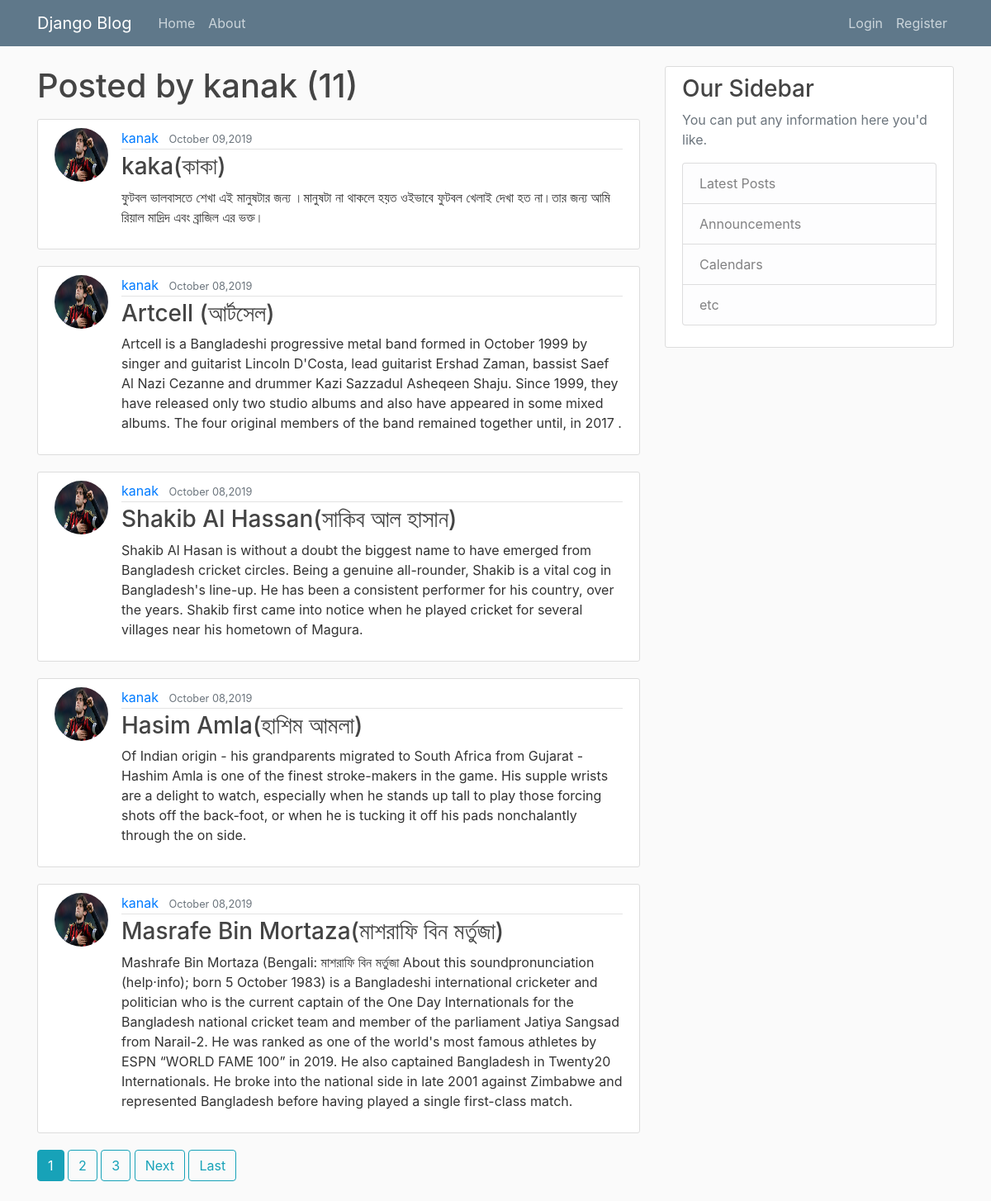
The page /user/kanak on the database its author committed.
### blog/models.py (models this page shows, shortened)
class Post(models.Model):
    title=models.CharField(max_length=50)
    content=models.TextField()
    date_posted=models.DateTimeField(default=timezone.now)
    author=models.ForeignKey(User,on_delete=models.CASCADE)

### users/models.py (models this page shows, shortened)
class Profile(models.Model):
    user=models.OneToOneField(User,on_delete=models.CASCADE)
    image=models.ImageField(default='default.jpg',upload_to='profile_pics')

### blog/views.py (the view)
# urls.py: path('user/<str:username>', UserPostListView.as_view(), name='user-posts'),
class UserPostListView(ListView):
    model = Post
    template_name = 'blog/user_posts.html'  # <app>/<model>_<viewtype>.html
    context_object_name = 'posts'
    paginate_by = 5
    def get_queryset(self):
        user = get_object_or_404(User, username=self.kwargs.get('username'))
        return Post.objects.filter(author=user).order_by('-date_posted')

### blog/templates/blog/user_posts.html (shortened to what this page needs)
{% extends 'blog/base.html' %}
{% block content %}
    <h1 class="mb-3">Posted by {{view.kwargs.username}} ({{page_obj.paginator.count}})</h1>
    {% for post in posts %}
    <article class="media content-section">
      <img class="rounded-circle article-img" src="{{post.author.profile.image.url}}">
            <div class="media-body">
              <div class="article-metadata">
                <a class="mr-2" href="{% url 'user-posts' post.author.username %}">{{ post.author }}</a>
                <small class="text-muted">{{ post.date_posted|date:"F d,Y" }}</small>
              </div>
              <h3><a class="article-title" href="{% url 'post-detail' post.id %}">{{ post.title }}</a></h3>
              <p class="article-content">{{ post.content }}</p>
            </div>
          </article>
    {% endfor %}
    {% if is_paginated %}
    {% for num in page_obj.paginator.page_range %}
      {% if page_obj.number == num %}
        <a class="btn btn-info mb-4" href="?page={{ num }}">{{ num }}</a>
      {% elif num > page_obj.number|add:'-3' and num < page_obj.number|add:'3' %}
        <a class="btn btn-outline-info mb-4" href="?page={{ num }}">{{ num }}</a>
      {% endif %}
    {% endfor %}
    {% if page_obj.has_next %}
      <a class="btn btn-outline-info mb-4" href="?page={{ page_obj.next_page_number }}">Next</a>
      <a class="btn btn-outline-info mb-4" href="?page={{ page_obj.paginator.num_pages }}">Last</a>
    {% endif %}
  {% endif %}
{% endblock content %}

### blog/static/blog/main.css (style rules this page uses)
body { background: #fafafa; color: #333333; margin-top: 5rem; }
h1, h2, h3, h4, h5, h6 { color: #444444; }
.content-section { background: #ffffff; padding: 10px 20px; border: 1px solid #dddddd; border-radius: 3px; margin-bottom: 20px; }
.article-title { color: #444444; }
.article-content { white-space: pre-line; }
.article-img { height: 65px; width: 65px; margin-right: 16px; }
.article-metadata { padding-bottom: 1px; margin-bottom: 4px; border-bottom: 1px solid #e3e3e3 }

### rows shown on the page
Post: author.profile.image (picture), author "kanak", date_posted "October 09,2019", title "kaka(কাকা)", content "ফুটবল ভালবাসতে শেখা এই মানুষটার জন্য ।মানুষটা না থাকলে হয়ত ওইভাবে ফুটবল খেলাই দেখা হত না।তার জন্য আমি রিয়াল মাদ্রিদ এবং ব্রাজিল এর ভক্ত।"
Post: author.profile.image (picture), author "kanak", date_posted "October 08,2019", title "Artcell (আর্টসেল)", content "Artcell is a Bangladeshi progressive metal band formed in October 1999 by singer and guitarist Lincoln D'Costa, lead guitarist Ershad Zaman, bassist Saef Al Nazi Cezanne and drummer Kazi Sazzadul Asheqeen Shaju. Since 1999, they have released only two studio albums and also have appeared in some mixed albums. The four original members of the band remained together until, in 2017 ."
Post: author.profile.image (picture), author "kanak", date_posted "October 08,2019", title "Shakib Al Hassan(সাকিব আল হাসান)", content "Shakib Al Hasan is without a doubt the biggest name to have emerged from Bangladesh cricket circles. Being a genuine all-rounder, Shakib is a vital cog in Bangladesh's line-up. He has been a consistent performer for his country, over the years. Shakib first came into notice when he played cricket for several villages near his hometown of Magura."
Post: author.profile.image (picture), author "kanak", date_posted "October 08,2019", title "Hasim Amla(হাশিম আমলা)", content "Of Indian origin - his grandparents migrated to South Africa from Gujarat - Hashim Amla is one of the finest stroke-makers in the game. His supple wrists are a delight to watch, especially when he stands up tall to play those forcing shots off the back-foot, or when he is tucking it off his pads nonchalantly through the on side."
Post: author.profile.image (picture), author "kanak", date_posted "October 08,2019", title "Masrafe Bin Mortaza(মাশরাফি বিন মর্তুজা)", content "Mashrafe Bin Mortaza (Bengali: মাশরাফি বিন মর্তুজা About this soundpronunciation (help·info); born 5 October 1983) is a Bangladeshi international cricketer and politician who is the current captain of the One Day Internationals for the Bangladesh national cricket team and member of the parliament Jatiya Sangsad from Narail-2. He was ranked as one of the world's most famous athletes by ESPN “WORLD FAME 100” in 2019. He also captained Bangladesh in Twenty20 Internationals. He broke into the national side in late 2001 against Zimbabwe and represented Bangladesh before having played a single first-class match."

### other values the page prints
{{ view.kwargs.username }} "kanak"
{{ page_obj.paginator.count }} "11"
{{ num }} "1"
{{ num }} "2" "3"
